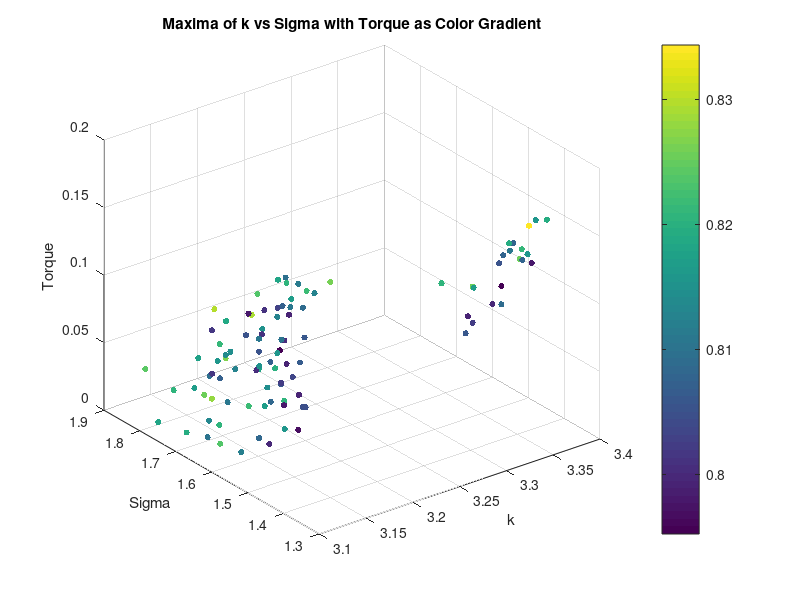
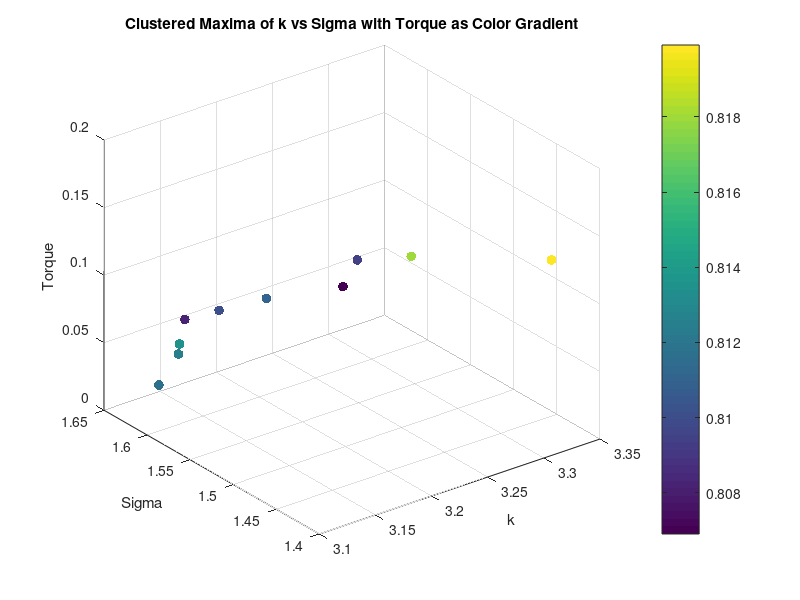
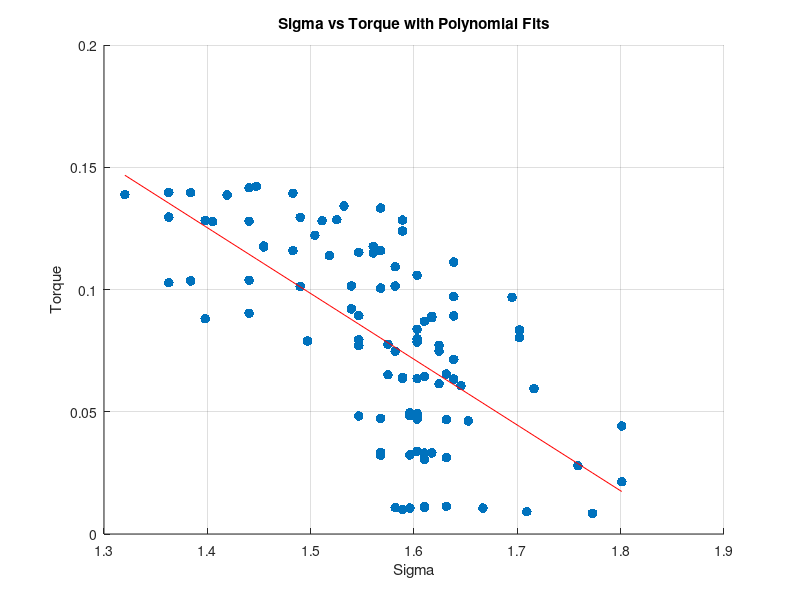
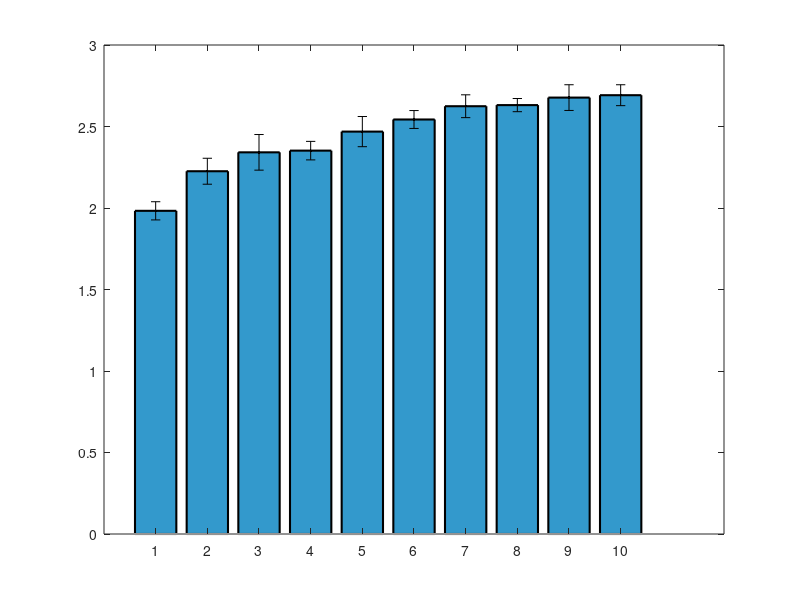

Write MATLAB code to recreate these figures, in order. (Note: this script raises an error after producing the figures.)
clear all;
close all;


%% Torque Analysis
load('maxima_data.mat');
scatter3(maxima_k, maxima_sigma, torque_values, 20, maxima_corr, 'filled');
xlabel('k');
ylabel('Sigma');
zlabel('Torque');
title('Maxima of k vs Sigma with Torque as Color Gradient');
colorbar;
grid on;
% K means clustering of torque into 10 clusters, taking mean of each cluster k, sigma and corr too
[cluster_idx, cluster_centers] = kmeans(torque_values', 10);
% Take the mean of each cluster
torque_means = zeros(10, 1);
sigma_means = zeros(10, 1);
sigma_stds = zeros(10, 1);
k_means = zeros(10, 1);
corr_means = zeros(10, 1);
for i = 1:10
    torque_means(i) = mean(torque_values(cluster_idx == i));
    sigma_means(i) = mean(maxima_sigma(cluster_idx == i));
    k_means(i) = mean(maxima_k(cluster_idx == i));
    corr_means(i) = mean(maxima_corr(cluster_idx == i));
    sigma_stds(i) = std(maxima_sigma(cluster_idx == i));
end
% Plot the clusters
figure;
scatter3(k_means, sigma_means, torque_means, 50, corr_means, 'filled');
xlabel('k');
ylabel('Sigma');
zlabel('Torque');
title('Clustered Maxima of k vs Sigma with Torque as Color Gradient');
colorbar;
grid on;
% Ensure data is sorted for polyfit
[sigma_sorted, sort_idx] = sort(maxima_sigma);
torque_sorted = torque_values(sort_idx);
% Display correlation between torque and sigma
disp('Correlation between Torque and Sigma:');
disp(corr(torque_sorted', sigma_sorted'));
% Display correlation between torque and sigma^2
disp('Correlation between Torque and Sigma^2:');
disp(corr(torque_sorted', sigma_sorted'.^2));
% Polyfit for sigma vs torque (order 1 and 2)
p1_sigma = polyfit(sigma_sorted, torque_sorted, 1);
% Calculate fitted values and normalized MSE for sigma vs torque
fitted_torque_p1_sigma = polyval(p1_sigma, sigma_sorted);
mse_p1_sigma = mean((torque_sorted - fitted_torque_p1_sigma).^2);
nmse_p1_sigma = mse_p1_sigma / var(torque_sorted);
% Display results for sigma vs torque
disp('Sigma vs Torque:');
disp(['Order 1 nMSE: ', num2str(nmse_p1_sigma)]);
%display correlation between torque and sigma
% Plot for sigma vs torque with polynomial fits (first instance)
figure;
scatter(sigma_sorted, torque_sorted, 50, 'filled','DisplayName', 'Data');
hold on;
plot(sigma_sorted, fitted_torque_p1_sigma, '-r', 'DisplayName', ...
    ['Order 1 Fit: y = ', num2str(p1_sigma(1)), 'x + ', num2str(p1_sigma(2)), ...
    ', nMSE = ', num2str(nmse_p1_sigma)]);
xlabel('Sigma');
ylabel('Torque');
title('Sigma vs Torque with Polynomial Fits');
grid on;

%Plot means of sigma as bar plot with variance as error bars
figure;
[sorted_sigma_means,idx] = sort(sigma_means);
sorted_sigma_stds = sigma_stds(idx);
bar(sorted_sigma_means.^2, 'FaceColor', [0.2 0.6 0.8], 'EdgeColor', 'k', 'LineWidth', 1.5);
% Set the x-ticks to the cluster indices
hold on;
errorbar(sorted_sigma_means.^2,sorted_sigma_stds, 'k.', 'LineWidth', 1.5);
ylim([1.9 3.5]);

xlabel('Torque Number');
ylabel('Mean Sigma');

% Ensure data is sorted for polyfit
[sigma_sorted, sort_idx] = sort(sigma_means);
torque_sorted = torque_means(sort_idx);
%Display correlation between torque and sigma
disp('Correlation between Torque and Sigma:');
disp(corr(torque_sorted, sigma_sorted));
%Display correlation between torque and sigma^2
disp('Correlation between Torque and Sigma^2:');
disp(corr(torque_sorted, sigma_sorted.^2));
% Polyfit for sigma vs torque (order 1 and 2)
p1_sigma = polyfit(sigma_sorted, torque_sorted, 1);
p2_sigma = polyfit(sigma_sorted, torque_sorted, 2);
% Calculate zitted values and normalized MSE for sigma vs torque
fitted_torque_p1_sigma = polyval(p1_sigma, sigma_sorted);
fitted_torque_p2_sigma = polyval(p2_sigma, sigma_sorted);
mse_p1_sigma = mean((torque_sorted - fitted_torque_p1_sigma).^2);
mse_p2_sigma = mean((torque_sorted - fitted_torque_p2_sigma).^2);
nmse_p1_sigma = mse_p1_sigma / var(torque_sorted);
nmse_p2_sigma = mse_p2_sigma / var(torque_sorted);
% Display results for sigma vs torque
disp('Sigma vs Torque:');
disp(['Order 1 nMSE: ', num2str(nmse_p1_sigma)]);
disp(['Order 2 nMSE: ', num2str(nmse_p2_sigma)]);
% Plot for sigma vs torque with polynomial fits (second instance)
figure;
scatter(sigma_sorted, torque_sorted, 50, 'filled', 'DisplayName', 'Data');
hold on;
% plot(sigma_sorted, fitted_torque_p1_sigma, '-r', 'DisplayName', ...
%     ['Order 1 Fit: y = ', num2str(p1_sigma(1)), 'x + ', num2str(p1_sigma(2)), ...
%     ', nMSE = ', num2str(nmse_p1_sigma)]);
% plot(sigma_sorted, fitted_torque_p2_sigma, '--g', 'DisplayName', ...
%     ['Order 2 Fit: y = ', num2str(p2_sigma(1)), 'x^2 + ', num2str(p2_sigma(2)), ...
%     'x + ', num2str(p2_sigma(3)), ', nMSE = ', num2str(nmse_p2_sigma)]);
xlabel('Sigma');
ylabel('Torque');
title('Sigma vs Torque with Polynomial Fits');
grid on;



%% Diameter Analysis
% Saved as diameter_value, k_values(max_k_idx), sigma_values(max_sigma_idx), max_val
load('maxima_data_Diam.mat');

figure;
scatter3(maxima_matrix(:, 2), maxima_matrix(:, 3), maxima_matrix(:, 1), 50, maxima_matrix(:, 1), 'filled'); 
xlabel('k');
ylabel('Sigma');
zlabel('Diameter');
title('Maxima of k vs Sigma with Diameter as Color Gradient');
colorbar;
grid on;

% K vs d
% Ensure data is sorted for polyfit
[k_sorted, sort_idx] = sort(maxima_matrix(:, 2));
d_sorted = maxima_matrix(sort_idx, 1);
% Display correlation between d and k
disp('Correlation between Diameter and k:');
disp(corr(d_sorted, k_sorted));

%plot for k vs diam with polynomial fits
figure;
scatter(k_sorted, d_sorted, 50, 'filled', 'DisplayName', 'Data');

hold on;
p1_k = polyfit(k_sorted, d_sorted, 1);
fitted_d_p1_k = polyval(p1_k, k_sorted);
mse_p1_k = mean((d_sorted - fitted_d_p1_k).^2);
nmse_p1_k = mse_p1_k / var(d_sorted);
disp('Diameter vs k:');
disp(['Order 1 nMSE: ', num2str(nmse_p1_k)]);
% plot(k_sorted, fitted_d_p1_k, '-r', 'DisplayName', ...
%     ['Order 1 Fit: y = ', num2str(p1_k(1)), 'x + ', num2str(p1_k(2)), ...
%     ', nMSE = ', num2str(nmse_p1_k)]);
xlabel('k');
ylabel('Diameter');
title('k vs Diameter with Polynomial Fits');
legend('show');

% Compute mean and std of sigma for each unique diameter
unique_diameters = unique(maxima_matrix(:, 1));
sigma_means_diameter = zeros(size(unique_diameters));
sigma_stds_diameter = zeros(size(unique_diameters));

for i = 1:length(unique_diameters)
    sigma_values_for_diameter = maxima_matrix(maxima_matrix(:, 1) == unique_diameters(i), 3);
    sigma_means_diameter(i) = mean(sigma_values_for_diameter);
    sigma_stds_diameter(i) = std(sigma_values_for_diameter);
end

% Bar plot of mean sigma with error bars for each diameter
figure;
bar(unique_diameters, sigma_means_diameter, 'FaceColor', [0.2 0.6 0.8], 'EdgeColor', 'k', 'LineWidth', 1.5);
hold on;
errorbar(unique_diameters, sigma_means_diameter, sigma_stds_diameter, 'k.', 'LineWidth', 1.5);
xlabel('Diameter');
ylabel('Mean Sigma');
title('Mean Sigma for Each Diameter with Error Bars');
grid on;
